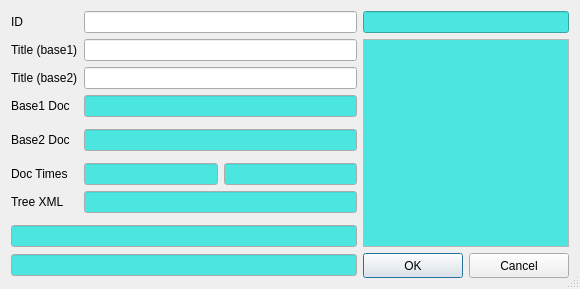
<?xml version="1.0" encoding="UTF-8"?>
<ui version="4.0">
 <class>ItemProperty</class>
 <widget class="QDialog" name="ItemProperty">
  <property name="windowModality">
   <enum>Qt::NonModal</enum>
  </property>
  <property name="geometry">
   <rect>
    <x>0</x>
    <y>0</y>
    <width>580</width>
    <height>268</height>
   </rect>
  </property>
  <property name="baseSize">
   <size>
    <width>340</width>
    <height>178</height>
   </size>
  </property>
  <property name="windowTitle">
   <string>Item property</string>
  </property>
  <property name="sizeGripEnabled">
   <bool>true</bool>
  </property>
  <layout class="QGridLayout" name="gridLayout">
   <item row="3" column="1" colspan="2">
    <widget class="QLineEdit" name="lineDoc0Path">
     <property name="enabled">
      <bool>true</bool>
     </property>
     <property name="palette">
      <palette>
       <active>
        <colorrole role="Base">
         <brush brushstyle="SolidPattern">
          <color alpha="255">
           <red>76</red>
           <green>230</green>
           <blue>225</blue>
          </color>
         </brush>
        </colorrole>
       </active>
       <inactive>
        <colorrole role="Base">
         <brush brushstyle="SolidPattern">
          <color alpha="255">
           <red>76</red>
           <green>230</green>
           <blue>225</blue>
          </color>
         </brush>
        </colorrole>
       </inactive>
       <disabled>
        <colorrole role="Base">
         <brush brushstyle="SolidPattern">
          <color alpha="255">
           <red>212</red>
           <green>208</green>
           <blue>200</blue>
          </color>
         </brush>
        </colorrole>
       </disabled>
      </palette>
     </property>
     <property name="text">
      <string/>
     </property>
     <property name="readOnly">
      <bool>true</bool>
     </property>
    </widget>
   </item>
   <item row="5" column="1" colspan="2">
    <widget class="QLineEdit" name="lineDoc1Path">
     <property name="enabled">
      <bool>true</bool>
     </property>
     <property name="palette">
      <palette>
       <active>
        <colorrole role="Base">
         <brush brushstyle="SolidPattern">
          <color alpha="255">
           <red>76</red>
           <green>230</green>
           <blue>225</blue>
          </color>
         </brush>
        </colorrole>
       </active>
       <inactive>
        <colorrole role="Base">
         <brush brushstyle="SolidPattern">
          <color alpha="255">
           <red>76</red>
           <green>230</green>
           <blue>225</blue>
          </color>
         </brush>
        </colorrole>
       </inactive>
       <disabled>
        <colorrole role="Base">
         <brush brushstyle="SolidPattern">
          <color alpha="255">
           <red>212</red>
           <green>208</green>
           <blue>200</blue>
          </color>
         </brush>
        </colorrole>
       </disabled>
      </palette>
     </property>
     <property name="text">
      <string/>
     </property>
     <property name="readOnly">
      <bool>true</bool>
     </property>
    </widget>
   </item>
   <item row="0" column="3" colspan="2">
    <widget class="QLineEdit" name="lineParent">
     <property name="palette">
      <palette>
       <active>
        <colorrole role="WindowText">
         <brush brushstyle="SolidPattern">
          <color alpha="255">
           <red>0</red>
           <green>0</green>
           <blue>0</blue>
          </color>
         </brush>
        </colorrole>
        <colorrole role="Button">
         <brush brushstyle="SolidPattern">
          <color alpha="255">
           <red>76</red>
           <green>230</green>
           <blue>225</blue>
          </color>
         </brush>
        </colorrole>
        <colorrole role="Light">
         <brush brushstyle="SolidPattern">
          <color alpha="255">
           <red>174</red>
           <green>255</green>
           <blue>253</blue>
          </color>
         </brush>
        </colorrole>
        <colorrole role="Midlight">
         <brush brushstyle="SolidPattern">
          <color alpha="255">
           <red>125</red>
           <green>242</green>
           <blue>239</blue>
          </color>
         </brush>
        </colorrole>
        <colorrole role="Dark">
         <brush brushstyle="SolidPattern">
          <color alpha="255">
           <red>38</red>
           <green>115</green>
           <blue>112</blue>
          </color>
         </brush>
        </colorrole>
        <colorrole role="Mid">
         <brush brushstyle="SolidPattern">
          <color alpha="255">
           <red>50</red>
           <green>153</green>
           <blue>150</blue>
          </color>
         </brush>
        </colorrole>
        <colorrole role="Text">
         <brush brushstyle="SolidPattern">
          <color alpha="255">
           <red>0</red>
           <green>0</green>
           <blue>0</blue>
          </color>
         </brush>
        </colorrole>
        <colorrole role="BrightText">
         <brush brushstyle="SolidPattern">
          <color alpha="255">
           <red>255</red>
           <green>255</green>
           <blue>255</blue>
          </color>
         </brush>
        </colorrole>
        <colorrole role="ButtonText">
         <brush brushstyle="SolidPattern">
          <color alpha="255">
           <red>0</red>
           <green>0</green>
           <blue>0</blue>
          </color>
         </brush>
        </colorrole>
        <colorrole role="Base">
         <brush brushstyle="SolidPattern">
          <color alpha="255">
           <red>76</red>
           <green>230</green>
           <blue>225</blue>
          </color>
         </brush>
        </colorrole>
        <colorrole role="Window">
         <brush brushstyle="SolidPattern">
          <color alpha="255">
           <red>76</red>
           <green>230</green>
           <blue>225</blue>
          </color>
         </brush>
        </colorrole>
        <colorrole role="Shadow">
         <brush brushstyle="SolidPattern">
          <color alpha="255">
           <red>0</red>
           <green>0</green>
           <blue>0</blue>
          </color>
         </brush>
        </colorrole>
        <colorrole role="AlternateBase">
         <brush brushstyle="SolidPattern">
          <color alpha="255">
           <red>165</red>
           <green>242</green>
           <blue>240</blue>
          </color>
         </brush>
        </colorrole>
        <colorrole role="ToolTipBase">
         <brush brushstyle="SolidPattern">
          <color alpha="255">
           <red>255</red>
           <green>255</green>
           <blue>220</blue>
          </color>
         </brush>
        </colorrole>
        <colorrole role="ToolTipText">
         <brush brushstyle="SolidPattern">
          <color alpha="255">
           <red>0</red>
           <green>0</green>
           <blue>0</blue>
          </color>
         </brush>
        </colorrole>
        <colorrole role="PlaceholderText">
         <brush brushstyle="NoBrush">
          <color alpha="128">
           <red>0</red>
           <green>0</green>
           <blue>0</blue>
          </color>
         </brush>
        </colorrole>
       </active>
       <inactive>
        <colorrole role="WindowText">
         <brush brushstyle="SolidPattern">
          <color alpha="255">
           <red>0</red>
           <green>0</green>
           <blue>0</blue>
          </color>
         </brush>
        </colorrole>
        <colorrole role="Button">
         <brush brushstyle="SolidPattern">
          <color alpha="255">
           <red>76</red>
           <green>230</green>
           <blue>225</blue>
          </color>
         </brush>
        </colorrole>
        <colorrole role="Light">
         <brush brushstyle="SolidPattern">
          <color alpha="255">
           <red>174</red>
           <green>255</green>
           <blue>253</blue>
          </color>
         </brush>
        </colorrole>
        <colorrole role="Midlight">
         <brush brushstyle="SolidPattern">
          <color alpha="255">
           <red>125</red>
           <green>242</green>
           <blue>239</blue>
          </color>
         </brush>
        </colorrole>
        <colorrole role="Dark">
         <brush brushstyle="SolidPattern">
          <color alpha="255">
           <red>38</red>
           <green>115</green>
           <blue>112</blue>
          </color>
         </brush>
        </colorrole>
        <colorrole role="Mid">
         <brush brushstyle="SolidPattern">
          <color alpha="255">
           <red>50</red>
           <green>153</green>
           <blue>150</blue>
          </color>
         </brush>
        </colorrole>
        <colorrole role="Text">
         <brush brushstyle="SolidPattern">
          <color alpha="255">
           <red>0</red>
           <green>0</green>
           <blue>0</blue>
          </color>
         </brush>
        </colorrole>
        <colorrole role="BrightText">
         <brush brushstyle="SolidPattern">
          <color alpha="255">
           <red>255</red>
           <green>255</green>
           <blue>255</blue>
          </color>
         </brush>
        </colorrole>
        <colorrole role="ButtonText">
         <brush brushstyle="SolidPattern">
          <color alpha="255">
           <red>0</red>
           <green>0</green>
           <blue>0</blue>
          </color>
         </brush>
        </colorrole>
        <colorrole role="Base">
         <brush brushstyle="SolidPattern">
          <color alpha="255">
           <red>76</red>
           <green>230</green>
           <blue>225</blue>
          </color>
         </brush>
        </colorrole>
        <colorrole role="Window">
         <brush brushstyle="SolidPattern">
          <color alpha="255">
           <red>76</red>
           <green>230</green>
           <blue>225</blue>
          </color>
         </brush>
        </colorrole>
        <colorrole role="Shadow">
         <brush brushstyle="SolidPattern">
          <color alpha="255">
           <red>0</red>
           <green>0</green>
           <blue>0</blue>
          </color>
         </brush>
        </colorrole>
        <colorrole role="AlternateBase">
         <brush brushstyle="SolidPattern">
          <color alpha="255">
           <red>165</red>
           <green>242</green>
           <blue>240</blue>
          </color>
         </brush>
        </colorrole>
        <colorrole role="ToolTipBase">
         <brush brushstyle="SolidPattern">
          <color alpha="255">
           <red>255</red>
           <green>255</green>
           <blue>220</blue>
          </color>
         </brush>
        </colorrole>
        <colorrole role="ToolTipText">
         <brush brushstyle="SolidPattern">
          <color alpha="255">
           <red>0</red>
           <green>0</green>
           <blue>0</blue>
          </color>
         </brush>
        </colorrole>
        <colorrole role="PlaceholderText">
         <brush brushstyle="NoBrush">
          <color alpha="128">
           <red>0</red>
           <green>0</green>
           <blue>0</blue>
          </color>
         </brush>
        </colorrole>
       </inactive>
       <disabled>
        <colorrole role="WindowText">
         <brush brushstyle="SolidPattern">
          <color alpha="255">
           <red>38</red>
           <green>115</green>
           <blue>112</blue>
          </color>
         </brush>
        </colorrole>
        <colorrole role="Button">
         <brush brushstyle="SolidPattern">
          <color alpha="255">
           <red>76</red>
           <green>230</green>
           <blue>225</blue>
          </color>
         </brush>
        </colorrole>
        <colorrole role="Light">
         <brush brushstyle="SolidPattern">
          <color alpha="255">
           <red>174</red>
           <green>255</green>
           <blue>253</blue>
          </color>
         </brush>
        </colorrole>
        <colorrole role="Midlight">
         <brush brushstyle="SolidPattern">
          <color alpha="255">
           <red>125</red>
           <green>242</green>
           <blue>239</blue>
          </color>
         </brush>
        </colorrole>
        <colorrole role="Dark">
         <brush brushstyle="SolidPattern">
          <color alpha="255">
           <red>38</red>
           <green>115</green>
           <blue>112</blue>
          </color>
         </brush>
        </colorrole>
        <colorrole role="Mid">
         <brush brushstyle="SolidPattern">
          <color alpha="255">
           <red>50</red>
           <green>153</green>
           <blue>150</blue>
          </color>
         </brush>
        </colorrole>
        <colorrole role="Text">
         <brush brushstyle="SolidPattern">
          <color alpha="255">
           <red>38</red>
           <green>115</green>
           <blue>112</blue>
          </color>
         </brush>
        </colorrole>
        <colorrole role="BrightText">
         <brush brushstyle="SolidPattern">
          <color alpha="255">
           <red>255</red>
           <green>255</green>
           <blue>255</blue>
          </color>
         </brush>
        </colorrole>
        <colorrole role="ButtonText">
         <brush brushstyle="SolidPattern">
          <color alpha="255">
           <red>38</red>
           <green>115</green>
           <blue>112</blue>
          </color>
         </brush>
        </colorrole>
        <colorrole role="Base">
         <brush brushstyle="SolidPattern">
          <color alpha="255">
           <red>76</red>
           <green>230</green>
           <blue>225</blue>
          </color>
         </brush>
        </colorrole>
        <colorrole role="Window">
         <brush brushstyle="SolidPattern">
          <color alpha="255">
           <red>76</red>
           <green>230</green>
           <blue>225</blue>
          </color>
         </brush>
        </colorrole>
        <colorrole role="Shadow">
         <brush brushstyle="SolidPattern">
          <color alpha="255">
           <red>0</red>
           <green>0</green>
           <blue>0</blue>
          </color>
         </brush>
        </colorrole>
        <colorrole role="AlternateBase">
         <brush brushstyle="SolidPattern">
          <color alpha="255">
           <red>76</red>
           <green>230</green>
           <blue>225</blue>
          </color>
         </brush>
        </colorrole>
        <colorrole role="ToolTipBase">
         <brush brushstyle="SolidPattern">
          <color alpha="255">
           <red>255</red>
           <green>255</green>
           <blue>220</blue>
          </color>
         </brush>
        </colorrole>
        <colorrole role="ToolTipText">
         <brush brushstyle="SolidPattern">
          <color alpha="255">
           <red>0</red>
           <green>0</green>
           <blue>0</blue>
          </color>
         </brush>
        </colorrole>
        <colorrole role="PlaceholderText">
         <brush brushstyle="NoBrush">
          <color alpha="128">
           <red>0</red>
           <green>0</green>
           <blue>0</blue>
          </color>
         </brush>
        </colorrole>
       </disabled>
      </palette>
     </property>
     <property name="readOnly">
      <bool>true</bool>
     </property>
    </widget>
   </item>
   <item row="1" column="3" rowspan="10" colspan="2">
    <widget class="QListWidget" name="listChildren">
     <property name="palette">
      <palette>
       <active>
        <colorrole role="Base">
         <brush brushstyle="SolidPattern">
          <color alpha="255">
           <red>76</red>
           <green>230</green>
           <blue>225</blue>
          </color>
         </brush>
        </colorrole>
       </active>
       <inactive>
        <colorrole role="Base">
         <brush brushstyle="SolidPattern">
          <color alpha="255">
           <red>76</red>
           <green>230</green>
           <blue>225</blue>
          </color>
         </brush>
        </colorrole>
       </inactive>
       <disabled>
        <colorrole role="Base">
         <brush brushstyle="SolidPattern">
          <color alpha="255">
           <red>212</red>
           <green>208</green>
           <blue>200</blue>
          </color>
         </brush>
        </colorrole>
       </disabled>
      </palette>
     </property>
    </widget>
   </item>
   <item row="1" column="1" colspan="2">
    <widget class="QLineEdit" name="lineTitle0">
     <property name="text">
      <string/>
     </property>
    </widget>
   </item>
   <item row="10" column="0" colspan="3">
    <widget class="QLineEdit" name="lineInfo">
     <property name="enabled">
      <bool>true</bool>
     </property>
     <property name="sizePolicy">
      <sizepolicy hsizetype="Expanding" vsizetype="Fixed">
       <horstretch>0</horstretch>
       <verstretch>0</verstretch>
      </sizepolicy>
     </property>
     <property name="palette">
      <palette>
       <active>
        <colorrole role="Base">
         <brush brushstyle="SolidPattern">
          <color alpha="255">
           <red>76</red>
           <green>230</green>
           <blue>225</blue>
          </color>
         </brush>
        </colorrole>
       </active>
       <inactive>
        <colorrole role="Base">
         <brush brushstyle="SolidPattern">
          <color alpha="255">
           <red>76</red>
           <green>230</green>
           <blue>225</blue>
          </color>
         </brush>
        </colorrole>
       </inactive>
       <disabled>
        <colorrole role="Base">
         <brush brushstyle="SolidPattern">
          <color alpha="255">
           <red>212</red>
           <green>208</green>
           <blue>200</blue>
          </color>
         </brush>
        </colorrole>
       </disabled>
      </palette>
     </property>
     <property name="text">
      <string/>
     </property>
     <property name="readOnly">
      <bool>true</bool>
     </property>
    </widget>
   </item>
   <item row="3" column="0">
    <widget class="QLabel" name="label_3">
     <property name="text">
      <string>Base1 Doc</string>
     </property>
    </widget>
   </item>
   <item row="2" column="0">
    <widget class="QLabel" name="label_2">
     <property name="maximumSize">
      <size>
       <width>70</width>
       <height>16777215</height>
      </size>
     </property>
     <property name="text">
      <string>Title (base2)</string>
     </property>
     <property name="buddy">
      <cstring>lineTitle0</cstring>
     </property>
    </widget>
   </item>
   <item row="5" column="0">
    <widget class="QLabel" name="label_5">
     <property name="text">
      <string>Base2 Doc</string>
     </property>
    </widget>
   </item>
   <item row="2" column="1" colspan="2">
    <widget class="QLineEdit" name="lineTitle1">
     <property name="text">
      <string/>
     </property>
    </widget>
   </item>
   <item row="1" column="0">
    <widget class="QLabel" name="label">
     <property name="maximumSize">
      <size>
       <width>70</width>
       <height>16777215</height>
      </size>
     </property>
     <property name="text">
      <string>Title (base1)</string>
     </property>
     <property name="buddy">
      <cstring>lineTitle0</cstring>
     </property>
    </widget>
   </item>
   <item row="8" column="0">
    <widget class="QLabel" name="label_4">
     <property name="text">
      <string>Tree XML</string>
     </property>
    </widget>
   </item>
   <item row="11" column="3">
    <widget class="QPushButton" name="pushOk">
     <property name="minimumSize">
      <size>
       <width>50</width>
       <height>25</height>
      </size>
     </property>
     <property name="maximumSize">
      <size>
       <width>100</width>
       <height>25</height>
      </size>
     </property>
     <property name="text">
      <string>OK</string>
     </property>
    </widget>
   </item>
   <item row="11" column="0" colspan="3">
    <widget class="QLineEdit" name="lineSrvInfo">
     <property name="enabled">
      <bool>true</bool>
     </property>
     <property name="palette">
      <palette>
       <active>
        <colorrole role="Base">
         <brush brushstyle="SolidPattern">
          <color alpha="255">
           <red>76</red>
           <green>230</green>
           <blue>225</blue>
          </color>
         </brush>
        </colorrole>
       </active>
       <inactive>
        <colorrole role="Base">
         <brush brushstyle="SolidPattern">
          <color alpha="255">
           <red>76</red>
           <green>230</green>
           <blue>225</blue>
          </color>
         </brush>
        </colorrole>
       </inactive>
       <disabled>
        <colorrole role="Base">
         <brush brushstyle="SolidPattern">
          <color alpha="255">
           <red>212</red>
           <green>208</green>
           <blue>200</blue>
          </color>
         </brush>
        </colorrole>
       </disabled>
      </palette>
     </property>
     <property name="text">
      <string/>
     </property>
     <property name="readOnly">
      <bool>true</bool>
     </property>
    </widget>
   </item>
   <item row="11" column="4">
    <widget class="QPushButton" name="pushCancel">
     <property name="minimumSize">
      <size>
       <width>50</width>
       <height>25</height>
      </size>
     </property>
     <property name="maximumSize">
      <size>
       <width>100</width>
       <height>25</height>
      </size>
     </property>
     <property name="text">
      <string>Cancel</string>
     </property>
    </widget>
   </item>
   <item row="0" column="0">
    <widget class="QLabel" name="label_7">
     <property name="maximumSize">
      <size>
       <width>70</width>
       <height>16777215</height>
      </size>
     </property>
     <property name="text">
      <string>ID</string>
     </property>
     <property name="buddy">
      <cstring>lineTitle0</cstring>
     </property>
    </widget>
   </item>
   <item row="0" column="1" colspan="2">
    <widget class="QLineEdit" name="lineID">
     <property name="text">
      <string/>
     </property>
     <property name="readOnly">
      <bool>false</bool>
     </property>
    </widget>
   </item>
   <item row="8" column="1" colspan="2">
    <widget class="QLineEdit" name="lineXmlPath">
     <property name="enabled">
      <bool>true</bool>
     </property>
     <property name="palette">
      <palette>
       <active>
        <colorrole role="Base">
         <brush brushstyle="SolidPattern">
          <color alpha="255">
           <red>76</red>
           <green>230</green>
           <blue>225</blue>
          </color>
         </brush>
        </colorrole>
       </active>
       <inactive>
        <colorrole role="Base">
         <brush brushstyle="SolidPattern">
          <color alpha="255">
           <red>76</red>
           <green>230</green>
           <blue>225</blue>
          </color>
         </brush>
        </colorrole>
       </inactive>
       <disabled>
        <colorrole role="Base">
         <brush brushstyle="SolidPattern">
          <color alpha="255">
           <red>212</red>
           <green>208</green>
           <blue>200</blue>
          </color>
         </brush>
        </colorrole>
       </disabled>
      </palette>
     </property>
     <property name="text">
      <string/>
     </property>
     <property name="readOnly">
      <bool>true</bool>
     </property>
    </widget>
   </item>
   <item row="7" column="1">
    <widget class="QLineEdit" name="lineTime0">
     <property name="enabled">
      <bool>true</bool>
     </property>
     <property name="palette">
      <palette>
       <active>
        <colorrole role="Base">
         <brush brushstyle="SolidPattern">
          <color alpha="255">
           <red>76</red>
           <green>230</green>
           <blue>225</blue>
          </color>
         </brush>
        </colorrole>
       </active>
       <inactive>
        <colorrole role="Base">
         <brush brushstyle="SolidPattern">
          <color alpha="255">
           <red>76</red>
           <green>230</green>
           <blue>225</blue>
          </color>
         </brush>
        </colorrole>
       </inactive>
       <disabled>
        <colorrole role="Base">
         <brush brushstyle="SolidPattern">
          <color alpha="255">
           <red>212</red>
           <green>208</green>
           <blue>200</blue>
          </color>
         </brush>
        </colorrole>
       </disabled>
      </palette>
     </property>
     <property name="text">
      <string/>
     </property>
     <property name="readOnly">
      <bool>true</bool>
     </property>
    </widget>
   </item>
   <item row="7" column="2">
    <widget class="QLineEdit" name="lineTime1">
     <property name="enabled">
      <bool>true</bool>
     </property>
     <property name="palette">
      <palette>
       <active>
        <colorrole role="Base">
         <brush brushstyle="SolidPattern">
          <color alpha="255">
           <red>76</red>
           <green>230</green>
           <blue>225</blue>
          </color>
         </brush>
        </colorrole>
       </active>
       <inactive>
        <colorrole role="Base">
         <brush brushstyle="SolidPattern">
          <color alpha="255">
           <red>76</red>
           <green>230</green>
           <blue>225</blue>
          </color>
         </brush>
        </colorrole>
       </inactive>
       <disabled>
        <colorrole role="Base">
         <brush brushstyle="SolidPattern">
          <color alpha="255">
           <red>212</red>
           <green>208</green>
           <blue>200</blue>
          </color>
         </brush>
        </colorrole>
       </disabled>
      </palette>
     </property>
     <property name="text">
      <string/>
     </property>
     <property name="readOnly">
      <bool>true</bool>
     </property>
    </widget>
   </item>
   <item row="7" column="0">
    <widget class="QLabel" name="label_6">
     <property name="text">
      <string>Doc Times</string>
     </property>
    </widget>
   </item>
  </layout>
 </widget>
 <tabstops>
  <tabstop>lineID</tabstop>
  <tabstop>lineTitle0</tabstop>
  <tabstop>lineTitle1</tabstop>
  <tabstop>lineDoc0Path</tabstop>
  <tabstop>lineDoc1Path</tabstop>
  <tabstop>lineTime0</tabstop>
  <tabstop>lineTime1</tabstop>
  <tabstop>lineXmlPath</tabstop>
  <tabstop>lineInfo</tabstop>
  <tabstop>lineSrvInfo</tabstop>
  <tabstop>lineParent</tabstop>
  <tabstop>listChildren</tabstop>
  <tabstop>pushOk</tabstop>
  <tabstop>pushCancel</tabstop>
 </tabstops>
 <resources/>
 <connections/>
</ui>
